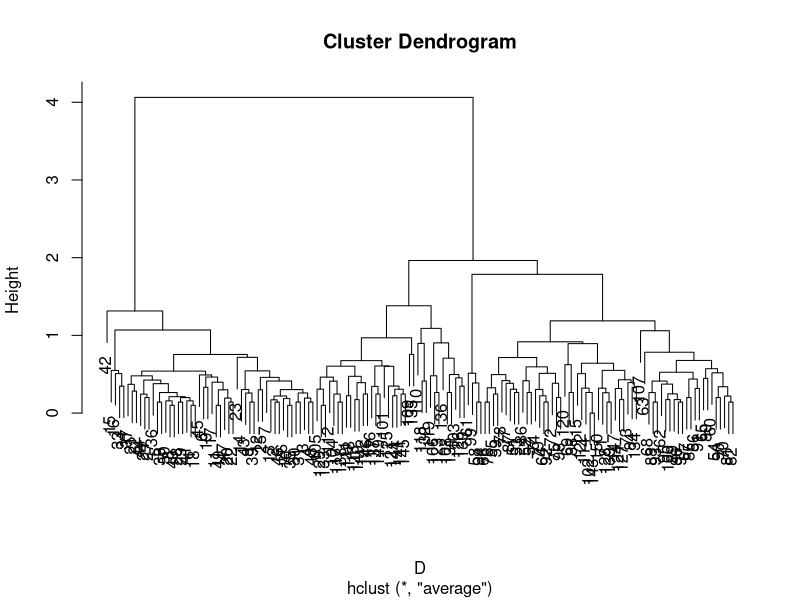
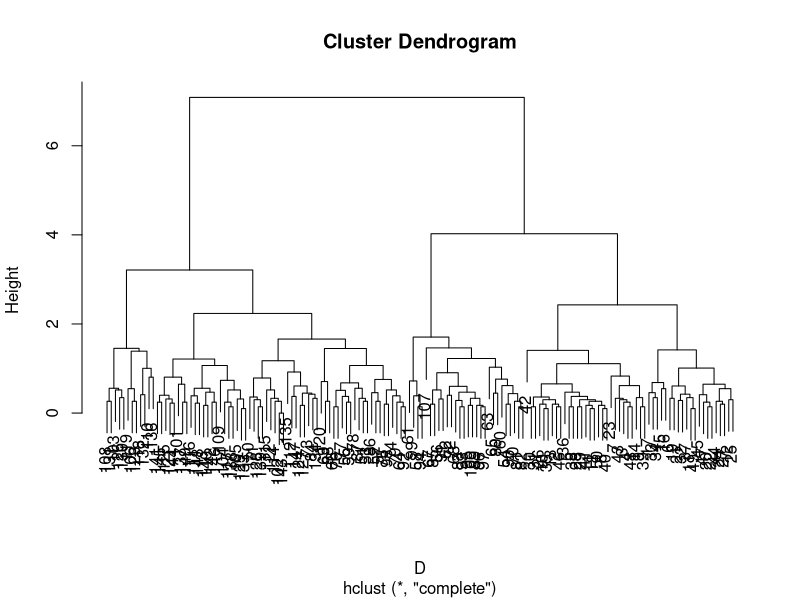
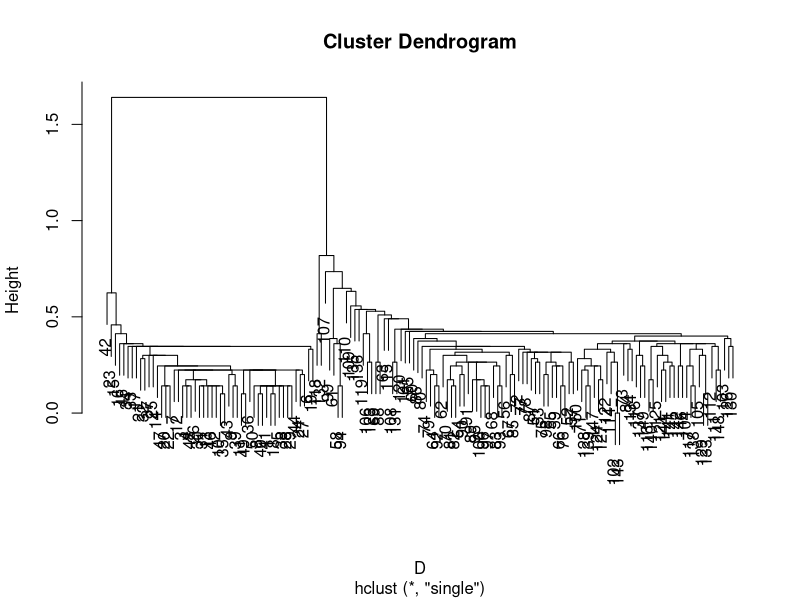
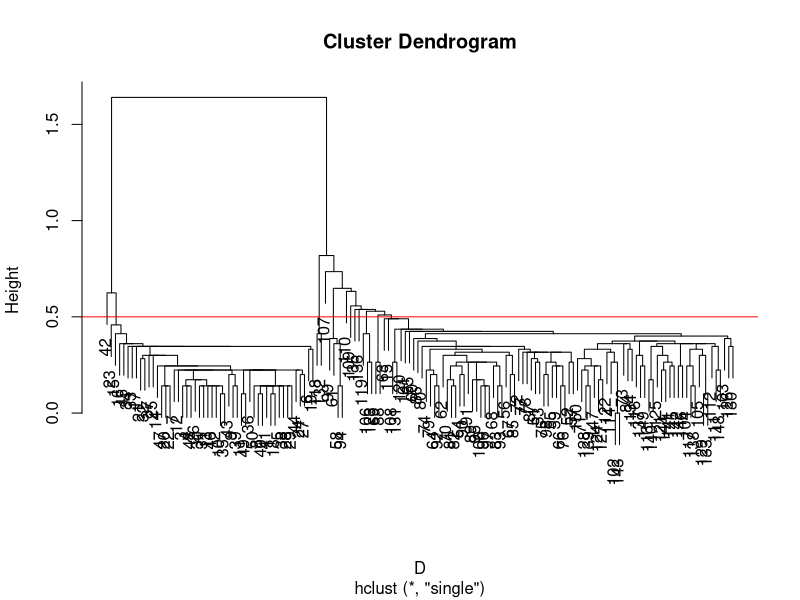
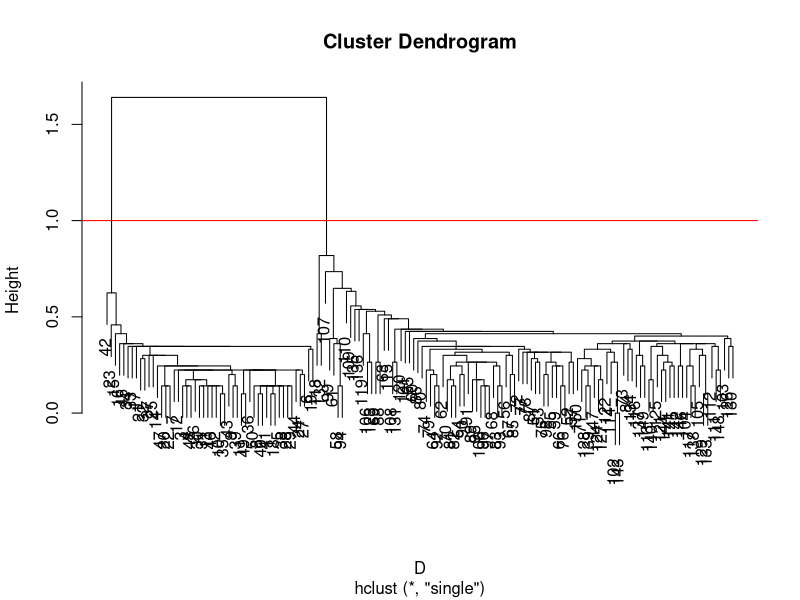
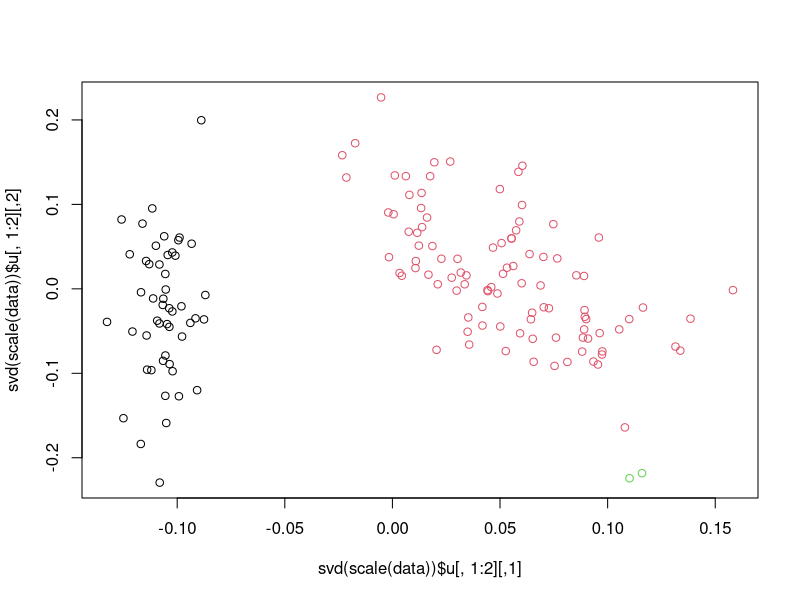
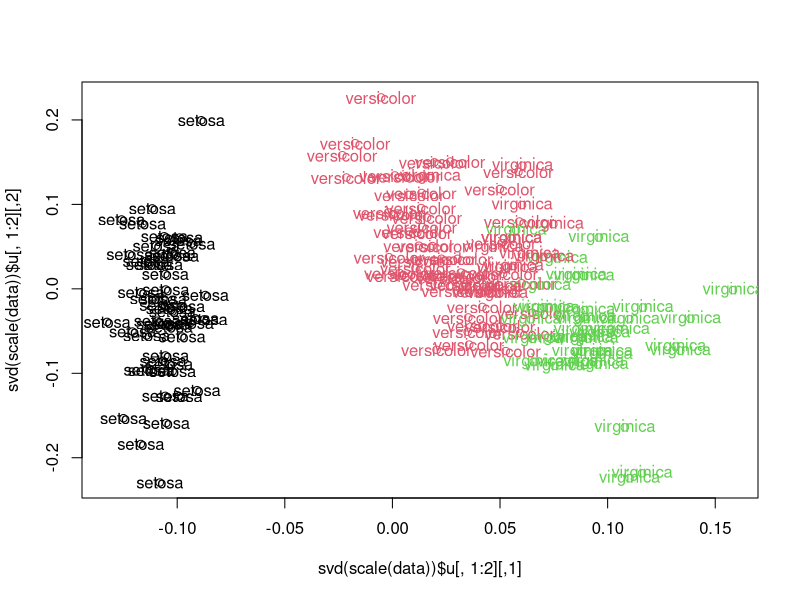
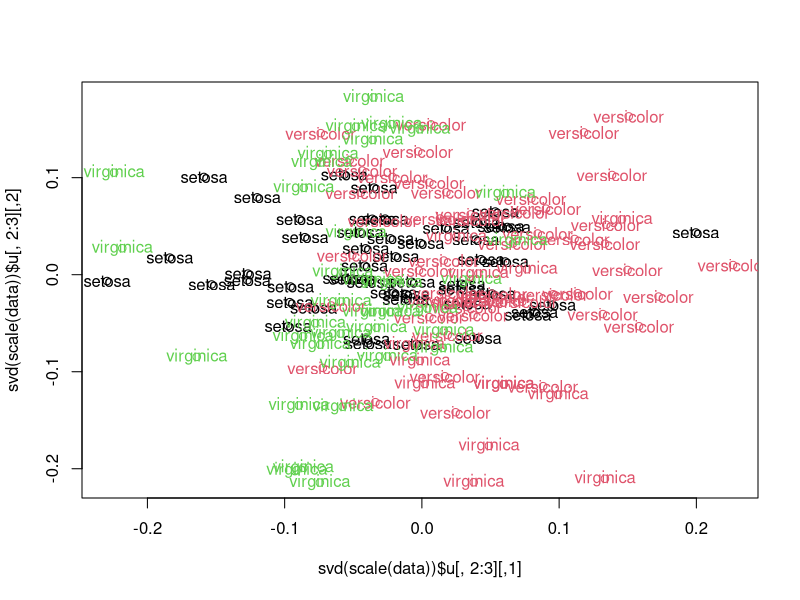

Here is the R script that generated these plots, in order:
## ---- chunk 1
data = iris
data = data[,-which(colnames(data)=="Species")]
## ---- chunk 2
head(data)
## ---- chunk 3
?hclust
## ---- chunk 4
?dist
## ---- chunk 5
D = dist(as.matrix(data))
## ---- chunk 6
class(D)
## ---- chunk 7
D_mat = as.matrix(D)
dim(D_mat)
## ---- chunk 8
D_mat[1:5,1:5]
## ---- chunk 9
all(D - t(D) == 0)
## ---- chunk 10
hc = hclust(D,method="average")
## ---- chunk 11
plot(hc)
## ---- chunk 12
hc = hclust(D,method="complete")
plot(hc)
## ---- chunk 13
hc = hclust(D,method="single")
plot(hc)
## ---- chunk 14
?cutree
## ---- chunk 15
hc.cut = cutree(hc,h=.5)
## ---- chunk 16
hc.cut
## ---- chunk 17
table(hc.cut)
## ---- chunk 18
plot(hc);abline(h=.5,col='red')
## ---- chunk 19
cutree(hc,h=1)
plot(hc);abline(h=1,col='red')
## ---- chunk 20
clusts = cutree(hc,k=3)
clusts
## ---- chunk 21
plot(svd(scale(data))$u[,1:2],col=clusts)
## ---- chunk 22
hc = hclust(D,method="average")
clusts = cutree(hc,k=3)
plot(svd(scale(data))$u[,1:2],col=clusts)
text(svd(scale(data))$u[,1:2],label=iris$Species,col=clusts)
## ---- chunk 23
plot(svd(scale(data))$u[,2:3],col=clusts)
text(svd(scale(data))$u[,2:3],label=iris$Species,col=clusts)
## ---- chunk 24

